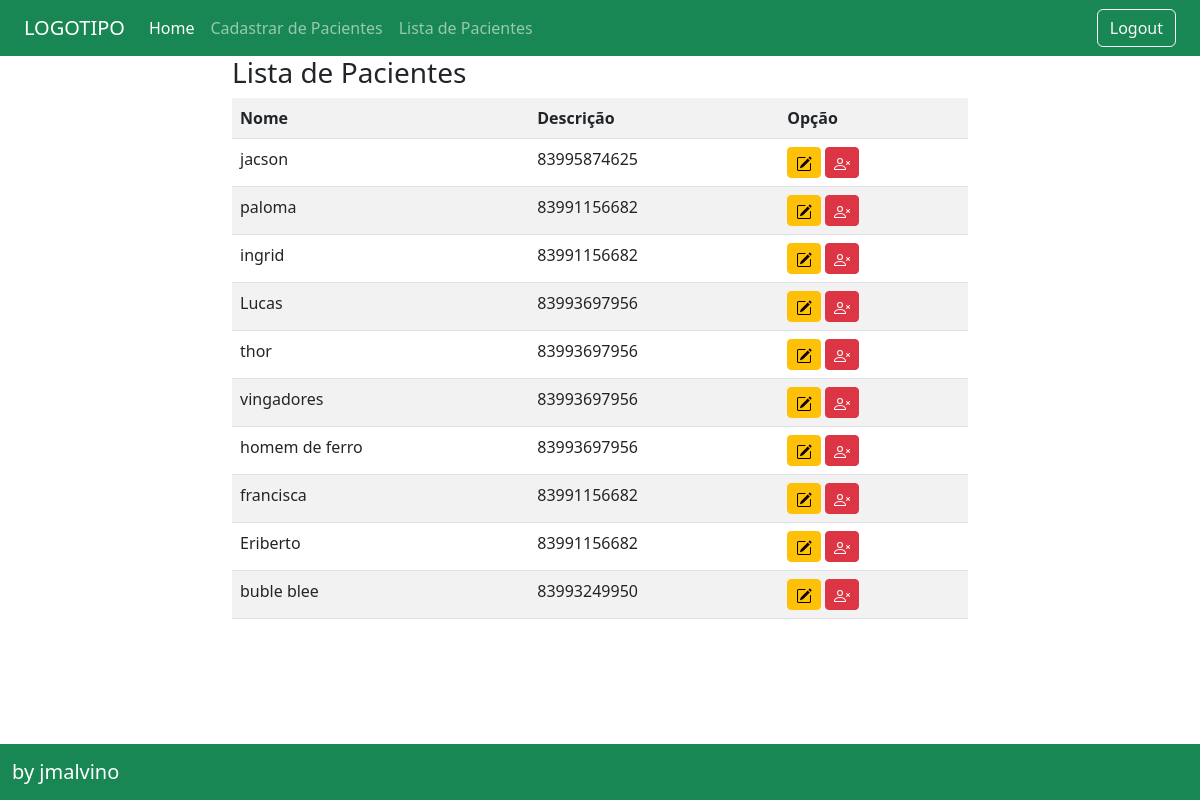
Page /pacientes/listar on the earlier database version.
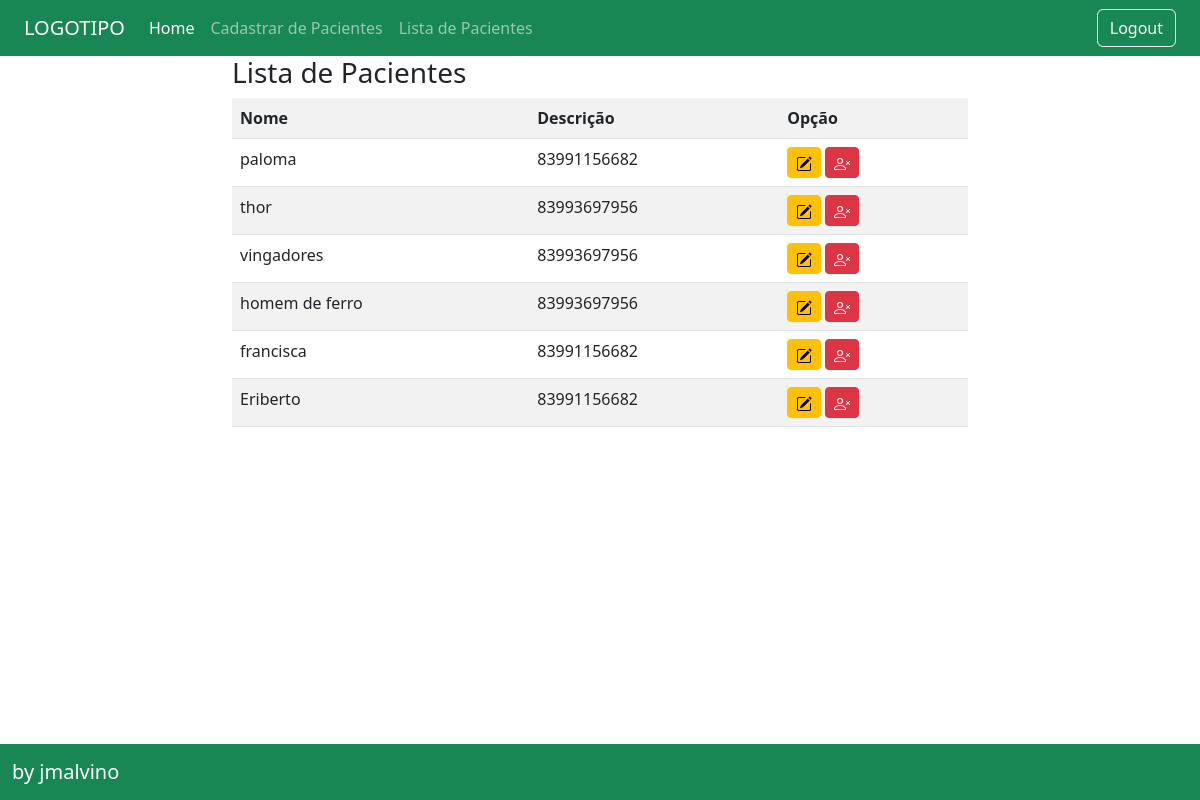
Same page on the later database version.
### pacientes/models.py (models this page shows, shortened)
class Pacientes(models.Model):
    nome = models.CharField(max_length=255)
    telefone = models.CharField(max_length=20)
    endereco = models.CharField(max_length=255)
    numero = models.CharField(max_length=10)
    cidade = models.CharField(max_length=100)
    uf = models.CharField(max_length=2)
    pais = models.CharField(max_length=100)
    cep = models.CharField(max_length=8)
    dataDeCriacao = models.DateTimeField(auto_now_add=True)

### pacientes/views.py (the view)
# urls.py: path('listar', PacientesList.as_view(), name="listar-pacientes"),
class PacientesList(CreateView):
    model = Pacientes
    fields = ['nome']
    template_name: 'pacientes/pacientes_form.html'
    success_message = "Cadastrado com sucesso!!"
    success_url = reverse_lazy('listar-pacientes')

### pacientes/templates/pacientes/pacientes_list.html (shortened to what this page needs)
{% extends 'pacientes/base.html' %}
{%block conteudo %}
<h3>Lista de Pacientes</h3>
<div class="table-responsive">
    <table class="table table-striped">
        <tr>
            <th>Nome</th>
            <th>Descrição</th>
            <th>Opção</th>
        </tr>
        {% for pacientes in object_list %}
        <tr>
            <td>{{ pacientes.nome }}</td>
            <td>{{ pacientes.telefone }}</td>
            <td>
                <a href="{% url 'editar-pacientes' pacientes.pk %}" class="btn btn-warning btn-sm">
                </a>
                <a href="{% url 'excluir-pacientes' pacientes.pk  %}"class="btn btn-danger btn-sm">
                </a>
            </td>
        {% empty %}
        <tr>
            <td colspan="3"> Nenhum campo registrado. </td>
        </tr>
        {% endfor %}
    </table>
</div>
{% endblock %}

### pacientes/templates/pacientes/base.html (shortened to what this page needs)
<!doctype html>
<html lang="pt-br">
  <head>
    <link href="https://cdn.jsdelivr.net/npm/bootstrap@5.2.2/dist/css/bootstrap.min.css" rel="stylesheet">
  </head>
  <body>
    <header>
        <div class="container-fluid bg-success">
            <div class="row">
                <div class="col">
                    <nav class="navbar navbar-expand-lg navbar-dark bg-success">
                        <div class="container-fluid">
                          <a class="navbar-brand" href="#">LOGOTIPO</a>
                          <div class="collapse navbar-collapse" id="navbarSupportedContent">
                            <ul class="navbar-nav me-auto mb-2 mb-lg-0">
                              <li class="nav-item">
                                <a class="nav-link active" aria-current="page" href="{% url 'index' %}">Home</a>
                              </li>
                              <li class="nav-item">
                                <a class="nav-link" href="{% url 'cadastar-pacientes' %}">Cadastrar de Pacientes</a>
                              </li>
                              <li class="nav-item">
                                <a class="nav-link" href="{% url 'listar-pacientes' %}">Lista de Pacientes</a>
                              </li>
                            </ul>
                            <form class="d-flex">
                                <button class="btn btn-outline-light" type="submit">Logout</button>
                            </form>
                          </div>
                        </div>
                      </nav>
                </div>
            </div>
        </div>
        <div class="container-fluid" style="height: 697px">
            <div class="container">
                <div class="row">
                  <div class="col">
                  </div>
                  <div class="col-8 ">
                    <div class="conteudo">
                        {%block conteudo %}{% endblock %}
                    </div>
                  </div>
                  <div class="col">
                  </div>
                </div>
              </div>
        </div>
        <nav class="navbar fixed-bottom navbar-dark bg-success">
            <div class="container-fluid">
              <a class="navbar-brand" href="#">by jmalvino</a>
            </div>
          </nav>
    </header>
  </body>
</html>

Differences in the rows shown:
removed Pacientes: nome "jacson", telefone "83995874625"
removed Pacientes: nome "ingrid", telefone "83991156682"
removed Pacientes: nome "Lucas", telefone "83993697956"
removed Pacientes: nome "buble blee", telefone "83993249950"
